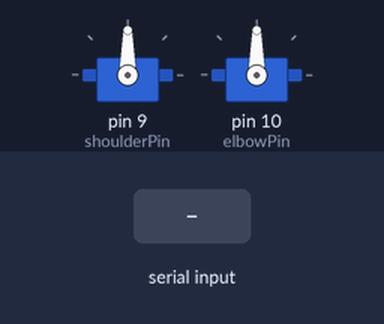
Bench run of a sketch on a simulated Arduino Uno, built with avr-gcc and run on an emulated ATmega328P. Shown: 2 × servo. Inputs (shaded band) come from the test bench.

Above: at 1.2 s.
1.3 s: "90,45\n" received over Serial
At 1.6 s:
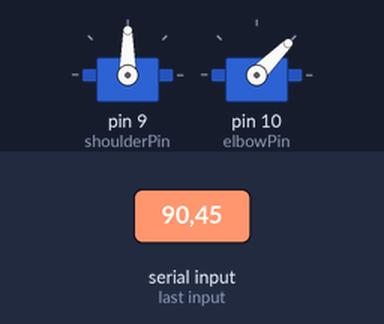
2.8 s: "30,150\n" received over Serial
At 4.0 s:
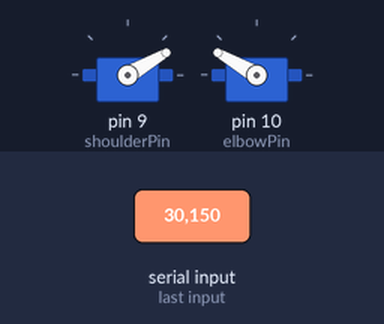
4.3 s: "1,90\n" received over Serial
At 5.1 s:
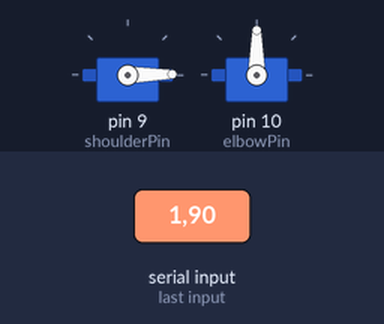
Timing chart, 0 to 7.3 s (numbered marks = the images above; inputs shaded):
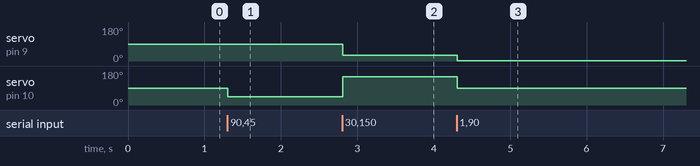

Measured:
- after the input at 1.3 s, servo on pin 10 (elbowPin): 90° → 45° at once
- after the input at 2.8 s, servo on pin 9 (shoulderPin): 90° → 30° at once; servo on pin 10 (elbowPin): 45° → 150° at once
- after the input at 4.3 s, servo on pin 9 (shoulderPin): 30° → 1° at once; servo on pin 10 (elbowPin): 150° → 90° at once

The sketch:

Arm_Detection_Arduino.ino
```cpp
#include <Servo.h>

Servo shoulderServo;  // Servo object for shoulder motor
Servo elbowServo;     // Servo object for elbow motor

const int shoulderPin = 9;  // Pin for shoulder servo signal
const int elbowPin = 10;    // Pin for elbow servo signal

void setup() {
  Serial.begin(9600);

  shoulderServo.attach(shoulderPin);
  elbowServo.attach(elbowPin);
}

void loop() {
  if (Serial.available() > 0) {
    // Read the serial input string until newline
    String input = Serial.readStringUntil('\n');
    input.trim();

    // Split the input string into shoulder and elbow angles
    int commaIndex = input.indexOf(',');
    if (commaIndex >= 0) {
      String shoulderAngleStr = input.substring(0, commaIndex);
      String elbowAngleStr = input.substring(commaIndex + 1);

      // Convert angle strings to integers
      int shoulderAngle = shoulderAngleStr.toInt();
      int elbowAngle = elbowAngleStr.toInt();

      // Map the angles to servo positions (adjust the min/max values according to your servo)
      int shoulderPosition = map(shoulderAngle, 0, 180, 0, 180);  // Shoulder servo range is 0-180
      int elbowPosition = map(elbowAngle, 0, 180, 0, 180);        // Elbow servo range is 0-180

      // Set the servo positions
      shoulderServo.write(shoulderPosition);
      elbowServo.write(elbowPosition);
    }
  }
}
```
